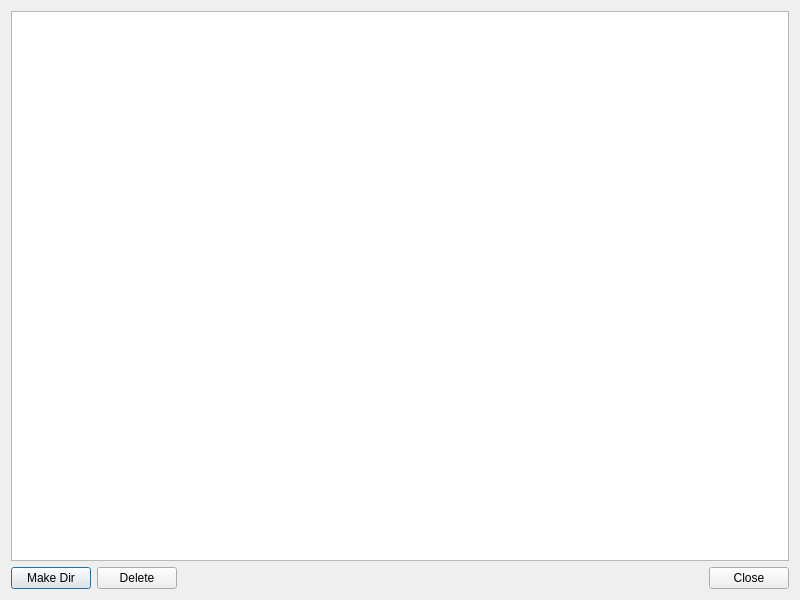
<?xml version="1.0" encoding="UTF-8"?>
<ui version="4.0">
 <class>Dialog</class>
 <widget class="QDialog" name="Dialog">
  <property name="geometry">
   <rect>
    <x>0</x>
    <y>0</y>
    <width>800</width>
    <height>600</height>
   </rect>
  </property>
  <property name="windowTitle">
   <string>Dialog</string>
  </property>
  <layout class="QVBoxLayout" name="verticalLayout">
   <item>
    <widget class="QTreeView" name="treeView"/>
   </item>
   <item>
    <layout class="QHBoxLayout" name="horizontalLayout">
     <item>
      <widget class="QPushButton" name="pushButton">
       <property name="text">
        <string>Make Dir</string>
       </property>
      </widget>
     </item>
     <item>
      <widget class="QPushButton" name="pushButton_2">
       <property name="text">
        <string>Delete</string>
       </property>
      </widget>
     </item>
     <item>
      <spacer name="horizontalSpacer">
       <property name="orientation">
        <enum>Qt::Horizontal</enum>
       </property>
       <property name="sizeHint" stdset="0">
        <size>
         <width>40</width>
         <height>20</height>
        </size>
       </property>
      </spacer>
     </item>
     <item>
      <widget class="QPushButton" name="pushButton_3">
       <property name="text">
        <string>Close</string>
       </property>
      </widget>
     </item>
    </layout>
   </item>
  </layout>
 </widget>
 <resources/>
 <connections/>
</ui>
